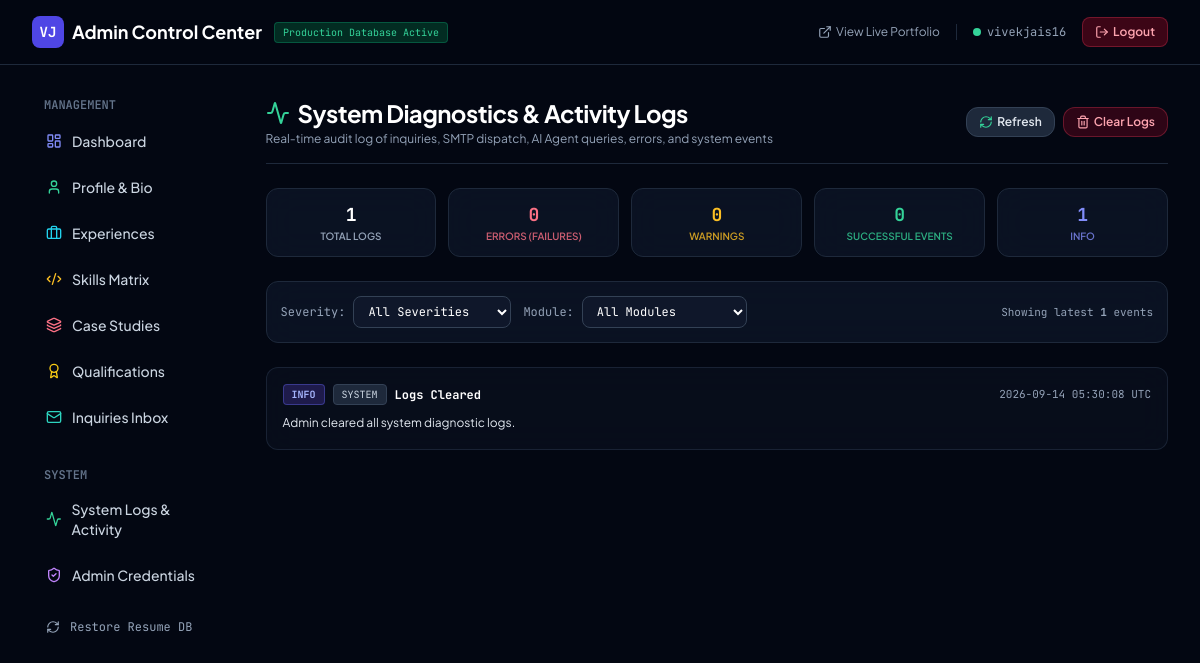
Page /admin/logs (signed in) on the earlier database version.
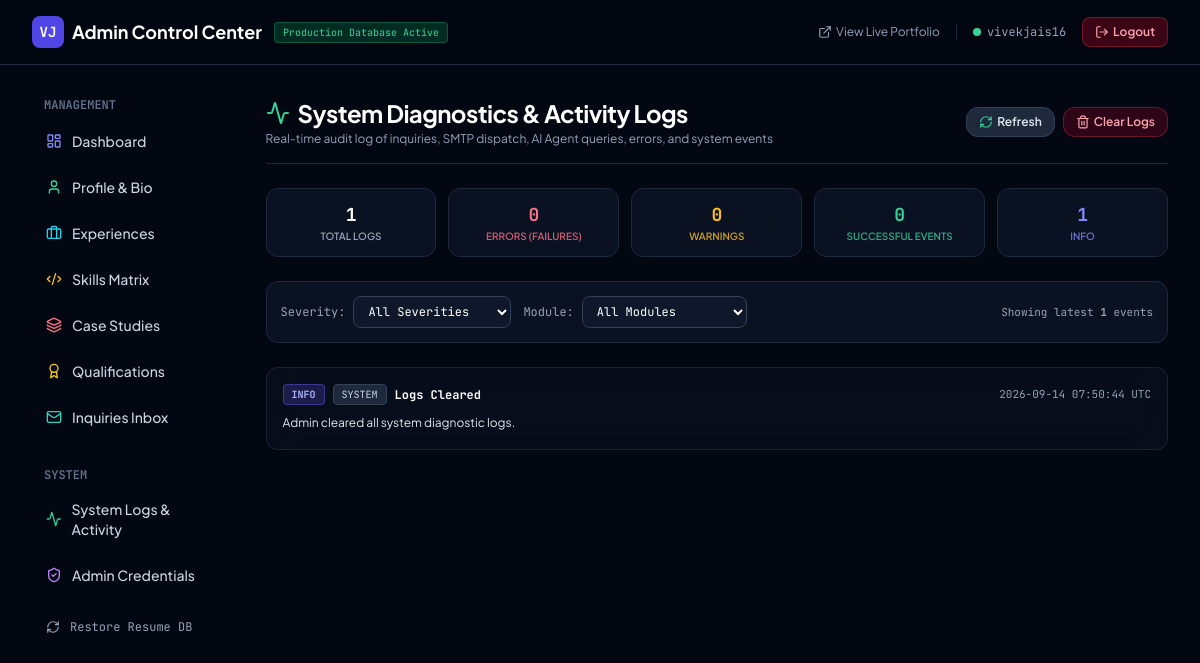
Same page on the later database version.
### app/models/admin.py (models this page shows)
class SystemLog(Base):
    __tablename__ = "system_logs"
    id = Column(Integer, primary_key=True, index=True)
    timestamp = Column(DateTime, default=utc_now, index=True)
    level = Column(String(20), default="INFO", index=True)  # INFO, WARNING, ERROR, SUCCESS
    module = Column(String(50), default="SYSTEM", index=True)  # EMAIL, CONTACT, AI_AGENT, AUTH, ADMIN, DATABASE
    action = Column(String(100), nullable=False)
    message = Column(String(500), nullable=False)
    details = Column(String(5000), nullable=True)
    ip_address = Column(String(50), nullable=True)

### app/admin/router.py (the view)
@admin_router.get("/logs", response_class=HTMLResponse)
async def admin_logs_view(
    request: Request,
    level: Optional[str] = "ALL",
    module: Optional[str] = "ALL",
    admin_user: str = Depends(require_admin),
    db: Session = Depends(get_db),
):
    logs = get_system_logs(limit=150, level=level, module=module)
    stats = get_log_stats()
    return templates.TemplateResponse(
        request=request,
        name="admin/logs.html",
        context={
            "admin_user": admin_user,
            "logs": logs,
            "stats": stats,
            "selected_level": level or "ALL",
            "selected_module": module or "ALL",
        },
    )

### app/templates/admin/logs.html (shortened to what the changed rows need)
{% extends "admin/base.html" %}
{% block content %}
<div class="space-y-6">
    <div class="flex flex-col sm:flex-row sm:items-center justify-between gap-4 border-b border-slate-800 pb-4">
        <div>
            <h1 class="text-2xl font-bold text-white tracking-tight flex items-center gap-2">
                <i data-lucide="activity" class="w-6 h-6 text-emerald-400"></i> System Diagnostics & Activity Logs
            </h1>
        </div>
    </div>
    {% if logs %}
    <div class="space-y-2">
        {% for log in logs %}
        <div class="glass-panel rounded-xl p-4 border {% if log.level == 'ERROR' %}border-rose-500/50 bg-rose-950/10{% elif log.level == 'WARNING' %}border-amber-500/40 bg-amber-950/10{% elif log.level == 'SUCCESS' %}border-emerald-500/30 bg-emerald-950/10{% else %}border-slate-800/80 bg-slate-900/40{% endif %} space-y-2">
            <div class="flex flex-col sm:flex-row sm:items-center justify-between gap-2">
                <div class="flex items-center gap-2 flex-wrap">
                    {% if log.level == 'ERROR' %}
                    <span class="px-2 py-0.5 rounded text-[10px] font-bold font-mono bg-rose-950 text-rose-300 border border-rose-500/40">ERROR</span>
                    {% elif log.level == 'WARNING' %}
                    <span class="px-2 py-0.5 rounded text-[10px] font-bold font-mono bg-amber-950 text-amber-300 border border-amber-500/40">WARN</span>
                    {% elif log.level == 'SUCCESS' %}
                    <span class="px-2 py-0.5 rounded text-[10px] font-bold font-mono bg-emerald-950 text-emerald-300 border border-emerald-500/40">SUCCESS</span>
                    {% else %}
                    <span class="px-2 py-0.5 rounded text-[10px] font-bold font-mono bg-indigo-950 text-indigo-300 border border-indigo-500/40">INFO</span>
                    {% endif %}
                    <span class="px-2 py-0.5 rounded text-[10px] font-mono bg-slate-800 text-slate-300 border border-slate-700">{{ log.module }}</span>
                    <strong class="text-white text-xs font-mono">{{ log.action }}</strong>
                </div>
                <div class="text-[11px] text-slate-400 font-mono">
                    {{ log.timestamp.strftime('%Y-%m-%d %H:%M:%S UTC') if log.timestamp else 'Recently' }}
                </div>
            </div>
            <div class="text-xs text-slate-200 leading-relaxed font-sans">
                {{ log.message }}
            </div>
        </div>
        {% endfor %}
    </div>
    {% endif %}
</div>
{% endblock %}

Differences in the rows shown:
changed SystemLog "Logs Cleared": timestamp "2026-09-14 05:30:08 UTC" → "2026-09-14 07:50:44 UTC"
